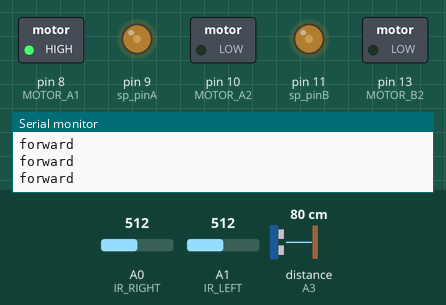
A sketch run on a simulated Arduino Uno, built with avr-gcc and run on an emulated ATmega328P. Shown: switched loads named in the sketch (green lamp = pin HIGH), output pins drawn as LEDs (lit = HIGH), the last lines printed to the serial monitor. Dashed ring = blinking. Inputs (shaded band) come from the test bench; at power-on: distance to the obstacle (sensor on A3) 80 cm, A0 (IR_RIGHT) = 512, A1 (IR_LEFT) = 512. The echo pulse lasts 58.3 µs per cm.

Above: at 4.25 s.
4.3 s: distance to the obstacle (sensor on A3) set to 18 cm
At 4.47 s:
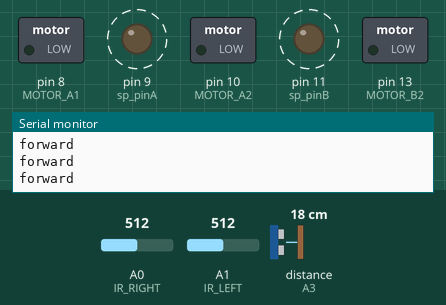
7.3 s: distance to the obstacle (sensor on A3) set to 14 cm
At 9.5 s:
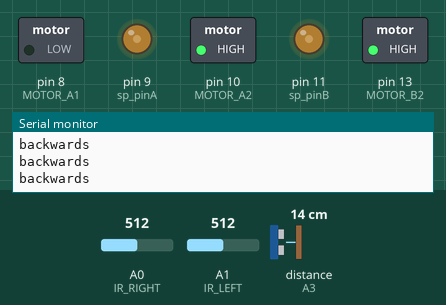
9.8 s: A0 (IR_RIGHT) set to 212
12.8 s: A0 (IR_RIGHT) set to 187
At 15.1 s:
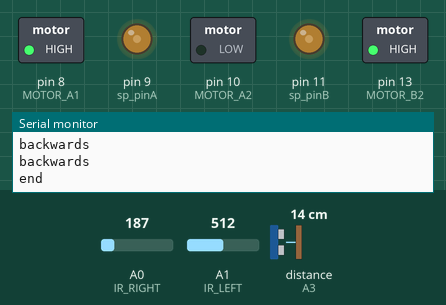
Timing chart, 0 to 16.8 s (numbered marks = the images above; inputs shaded):
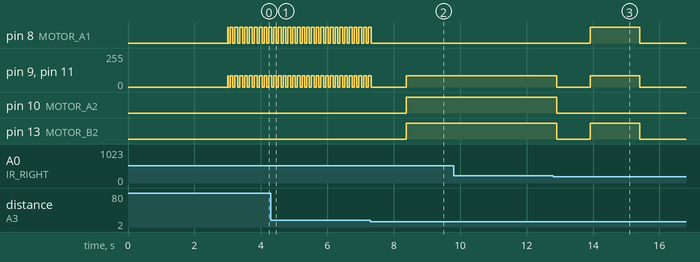

Measured:
- the behaviour switches between 16 and 15 cm on distance to the obstacle (sensor on A3) (found by bisection; images 1 and 2)
- the behaviour switches between 201 and 200 on A0 (IR_RIGHT) (found by bisection; images 2 and 3)
- after the input at 7.3 s, pin 8 (MOTOR_A1): goes on until 7.3 s, then stays LOW; pin 10 (MOTOR_A2), pin 13 (MOTOR_B2): LOW → HIGH after 1.1 s
- after the input at 12.8 s, pin 8 (MOTOR_A1): LOW → HIGH after 1.1 s, → LOW 1.5 s later; pin 9 (sp_pinA), pin 11 (sp_pinB): 85/255 → 0/255 after 0.11 s, → 85/255 1.0 s later, → 0/255 1.5 s later; pin 10 (MOTOR_A2): HIGH → LOW after 0.11 s; pin 13 (MOTOR_B2): HIGH → LOW after 0.11 s, → HIGH 1.0 s later, → LOW 1.5 s later
- by itself, pin 8 (MOTOR_A1): alternates HIGH for 0.08 s and LOW for 0.06 s
- by itself, pin 9 (sp_pinA), pin 11 (sp_pinB): alternates 85/255 for 0.08 s and 0/255 for 0.06 s

The sketch:

jods_codes.ino
```cpp
#include<NewPing.h>

//Motor setup
int sp_pinA = 9;
int sp_pinB = 11;
int MOTOR_A1 = 8;
int MOTOR_A2 = 10;
int MOTOR_B1 = 12;
int MOTOR_B2 = 13;

//IR setup
int IR_RIGHT = A0;
int IR_LEFT = A1;
int button = 12;

//change the initial and final posi as user wants
int ini_x_cordi = 0;
int final_x_cordi = 2;


//Ultrasonic setup
#define TRIG A2
#define ECHO A3
#define MAX_DISTANCE 200
int sp_valueA = 85;
int sp_valueB = 85;
int distance = 100;

//NewPing sonar(trigger_pin, echo_pin [, max_cm_distance]);
NewPing sonar(TRIG, ECHO, MAX_DISTANCE);

void setup()
{

  Serial.begin(9600);
  pinMode(sp_pinA, OUTPUT);
  pinMode(sp_pinB, OUTPUT);
  pinMode(MOTOR_A1, OUTPUT);
  pinMode(MOTOR_A2, OUTPUT);
  pinMode(MOTOR_B1, OUTPUT);
  pinMode(MOTOR_B2, OUTPUT);
  pinMode(IR_RIGHT, INPUT);
  pinMode(IR_LEFT, INPUT);

  //pullup is for button ie.continously checks values ig
  pinMode(button, INPUT_PULLUP);
  Serial.println("Initial X cordi =");
  Serial.println(ini_x_cordi);
  Serial.println("Final X cordi =");
  Serial.println(final_x_cordi);
  go();
}

void loop() {
//  Serial.println(analogRead(A0));
    sp_valueA = 85;
    sp_valueB = 85;

    //Acts like Stop function and counts crosses to reach final destination
    if (analogRead(A0)<200 && analogRead(A1)<200)
    {
      Serial.println("X cordi =");
      ini_x_cordi ++;
      Serial.println(ini_x_cordi);
      delay(100);

      if (ini_x_cordi == final_x_cordi)
      {
        Stop();
        Serial.println("Reached");
        delay(1000);
        exit(0);
      }

      Stop();
    delay(300);
    }
    else if (analogRead(A0)<200 && analogRead(A1)>200)
    {
    Serial.println("right");
    turnRight();
//  delay(200);

    }
    else if (analogRead(A0)>200 && analogRead(A1)<200)
    {
    Serial.println("left");
    turnLeft();
//  delay(200);
    }
    else if (analogRead(A0)>200 && analogRead(A1)>200)
    {
    Serial.println("forward");
    moveForward();
    delay(10);
    Stop();
    delay(10);

    }

  sp_valueA = 85;
  sp_valueB = 85;
  int distanceRight = 0;
  int distanceLeft = 0;
  delay(50);

//  distance = readPing();
//  Serial.println(distance);

  if (distance <= 15)
  {
    Serial.println("object detected");
    Stop();
    Serial.println("Object at X=");
    Serial.println(ini_x_cordi);
    delay(1000);
    moveBackward();

    delay(100);
    Stop();
    delay(1000);

    turnLeft();//right or left...
    delay(1500);//check delay time practically
    Stop();
    Serial.println("Reached and avoided the obstacle");

    delay(1500);
    exit(0);
  }
  else
  {
    moveForward();
  }
   distance = readPing();
}


void Stop() {
//  Serial.println("s");
  analogWrite(sp_pinA, 0);
  analogWrite(sp_pinB, 0);
  digitalWrite(MOTOR_A1, LOW);
  digitalWrite(MOTOR_A2, LOW);
  digitalWrite(MOTOR_B1, LOW);
  digitalWrite(MOTOR_B2, LOW);
}

void turnRight() {
//  Serial.println("r");
  analogWrite(sp_pinA, sp_valueA);
  analogWrite(sp_pinB, sp_valueB);
  digitalWrite(MOTOR_A1, LOW);
  digitalWrite(MOTOR_A2, HIGH);
  digitalWrite(MOTOR_B1, HIGH);
  digitalWrite(MOTOR_B2, LOW);

}

void turnLeft() {
//  Serial.println("l");
  analogWrite(sp_pinA, sp_valueA);
  analogWrite(sp_pinB, sp_valueB);
  digitalWrite(MOTOR_A1, HIGH);
  digitalWrite(MOTOR_A2, LOW);
  digitalWrite(MOTOR_B1, LOW);
  digitalWrite(MOTOR_B2, HIGH);
}

void moveForward() {
//  Serial.println("f");
  analogWrite(sp_pinA, sp_valueA);
  analogWrite(sp_pinB, sp_valueB);
  digitalWrite(MOTOR_A1, HIGH);
  digitalWrite(MOTOR_A2, LOW);
  digitalWrite(MOTOR_B1, HIGH);
  digitalWrite(MOTOR_B2, LOW);
}
void moveBackward() {
  Serial.println("hi");
  while(analogRead(A0)>200 && analogRead(A1)>200)
  {

  Serial.println("backwards");
  analogWrite(sp_pinA, sp_valueA);
  analogWrite(sp_pinB, sp_valueB);
  digitalWrite(MOTOR_A1, LOW);
  digitalWrite(MOTOR_A2, HIGH);
  digitalWrite(MOTOR_B1, LOW);
  digitalWrite(MOTOR_B2, HIGH);
  }
  Serial.println("end");
}

int readPing()
{
  delay(70);
  int cm = sonar.ping_cm();
  if (cm==0){
    cm=250;
  }
  return cm;
}

void go(void)
{
  Serial.println("Starting in 3");
  delay(1000);
  Serial.println("Starting in 2");
  delay(1000);
  Serial.println("Starting in 1");
  delay(1000);
  Serial.println("GOOOOO");
}
```
